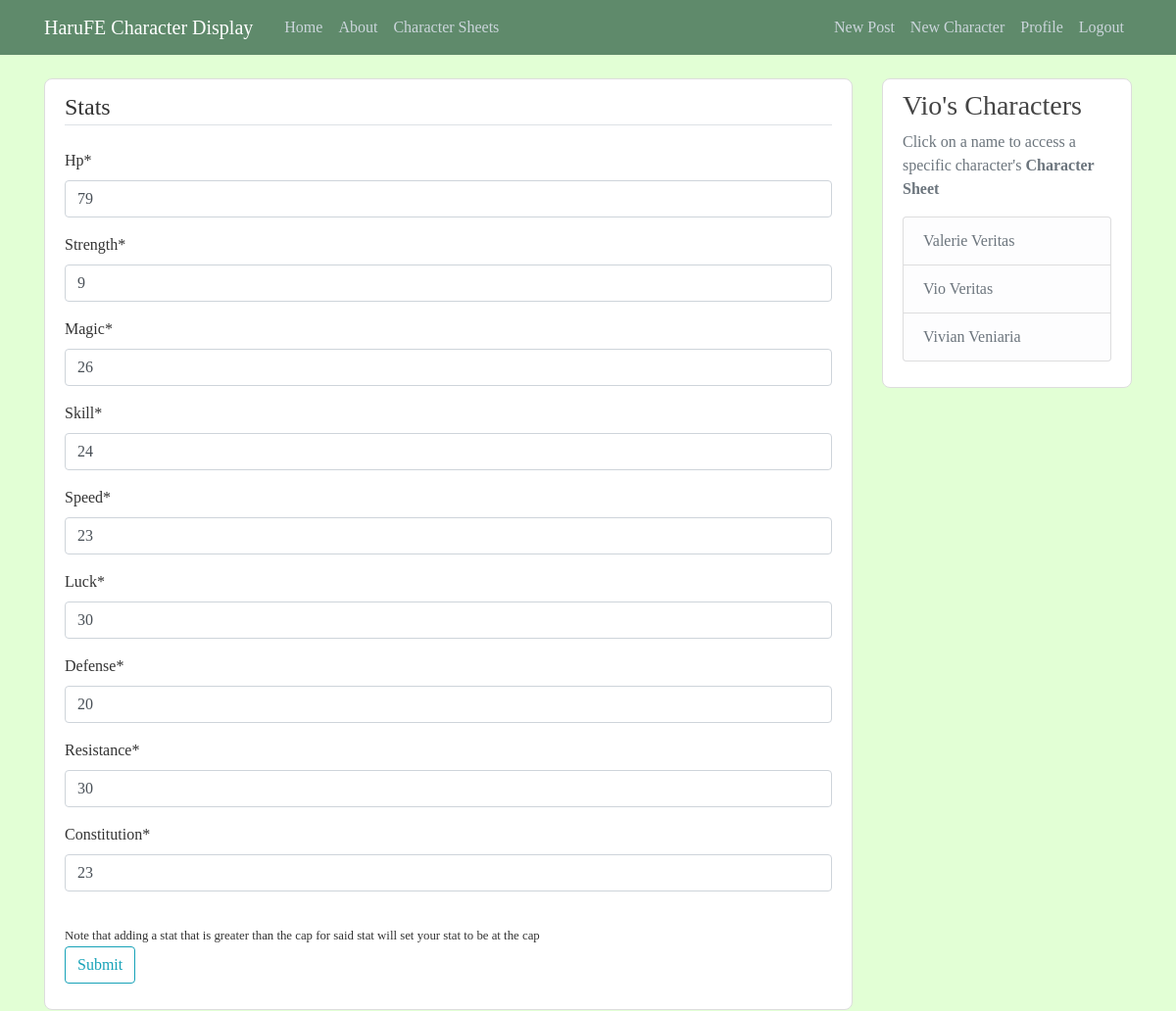
The app's page /charsheet/stat/3/update/ (signed in) with its own data.
### charsheet/models.py (models this page shows, shortened)
class Stat(models.Model):
	hp = models.IntegerField(default = 0)
	strength = models.IntegerField(default = 0)
	magic = models.IntegerField(default = 0)
	skill = models.IntegerField(default = 0)
	speed = models.IntegerField(default = 0)
	luck = models.IntegerField(default = 0)
	defense = models.IntegerField(default = 0)
	resistance = models.IntegerField(default = 0)
	constitution = models.IntegerField(default = 0)
	owner = models.OneToOneField(CharacterSheet, related_name='stat_set', on_delete=models.CASCADE)

class CharacterSheet(models.Model):
	STATS = [
		('HP', 'HP'),
        ('STR', 'STRENGTH'),
        ('MAG', 'MAGIC'),
        ('SKL', 'SKILL'),
        ('SPD', 'SPEED'),
        ('LCK', 'LUCK'),
        ('DEF', 'DEFENSE'),
        ('RES', 'RESISTANCE'),
        ('CON', 'CONSTITUTION'),
	]
	AFFINITIES = [
		('FI', 'FIRE'),
    	('WA', 'WATER'),
    	('EA', 'EARTH'),
    	('WI', 'WIND'),
    	('TH', 'THUNDER'),
    	('IC', 'ICE'),
    	('LI', 'LIGHT'),
    	('DA', 'DARK'),
    	('VO', 'VOID'),
    ]
	name = models.CharField(max_length = 32)
	level = models.IntegerField()
	origin = models.CharField(max_length = 32)
	affinity = models.CharField(max_length=2, choices=AFFINITIES)
	boon = models.CharField(max_length=3, choices=STATS)
	bane = models.CharField(max_length=3, choices=STATS)
	date_created = models.DateField(default=timezone.now)
	role = models.ForeignKey(Role, on_delete=models.CASCADE)
	user = models.ForeignKey(User, related_name="User", null=True, on_delete=models.CASCADE)

### charsheet/views.py (the view, shortened to what this page needs)
# urls.py: path('stat/<int:pk>/update/', StatUpdateView.as_view(), name='stat-update'),
class StatUpdateView(LoginRequiredMixin, UserPassesTestMixin, UpdateView):
	model = Stat
	fields = ['hp', 'strength', 'magic', 'skill', 'speed', 'luck', 'defense', 'resistance', 'constitution']
	def test_func(self):
		stat = self.get_object()
		return self.request.user == stat.owner.user

### blog/context_processors.py (called while the page is built)
def message_processor(request):
	return {
		'character_sheets': CharSheetModel.objects.all().order_by('name')
	}

### charsheet/templates/charsheet/stat_form.html (shortened to what this page needs)
{% extends "blog/base.html" %}
{% load crispy_forms_tags %}
{% block content %}
	<div class="content-section NULL">
		<form method="POST">
			<fieldset class="form-group">
				<legend class="border-bottom mb-4">Stats</legend>
				{{ form|crispy }}
			</fieldset>
			<small>Note that adding a stat that is greater than the cap for said stat will set your stat to be at the cap</small>
			<div class="form-group">
				<button class="btn btn-outline-info" type="submit">Submit</button>
			</div>
		</form>
	</div>
{% endblock content %}

### blog/templates/blog/base.html (shortened to what this page needs)
{% load static %}
<!DOCTYPE html>
<html>
<head>
    <link rel="stylesheet" href="https://maxcdn.bootstrapcdn.com/bootstrap/4.0.0/css/bootstrap.min.css">
    <link rel="stylesheet" type="text/css" href="{% static 'blog/style/main.css' %}">
</head>
<body>
	<header class="site-header">
  		<nav class="navbar navbar-expand-md navbar-dark bg-steel fixed-top">
    		<div class="container">
      			<a class="navbar-brand mr-4" href="{% url 'blog-home' %}">HaruFE Character Display</a>
      			<div class="collapse navbar-collapse" id="navbarToggle">
        			<div class="navbar-nav mr-auto">
          				<a class="nav-item nav-link" href="{% url 'blog-home' %}">Home</a>
          				<a class="nav-item nav-link" href="{% url 'blog-about' %}">About</a>
          				<a class="nav-item nav-link" href="{% url 'character-sheet' %}">Character Sheets</a>
        			</div>
			        <div class="navbar-nav">
			        	{% if user.is_authenticated %}
			        		<a class="nav-item nav-link" href="{% url 'post-create' %}">New Post</a>
			        		<a class="nav-item nav-link" href="{% url 'character-sheet-create' %}">New Character</a>
			        		<a class="nav-item nav-link" href="{% url 'profile' %}">Profile</a>
			        		<a class="nav-item nav-link" href="{% url 'logout' %}">Logout</a>
			        	{% else %}
			        		<a class="nav-item nav-link" href="{% url 'login' %}">Login</a>
			          		<a class="nav-item nav-link" href="{% url 'register' %}">Register</a>
			        	{% endif %}
        			</div>
      			</div>
    		</div>
  		</nav>
	</header>
	<main role="main" class="container">
		<div class="row">
			<div class="col-md-9">
				{% block content %}{% endblock %}
			</div>
			<div class="col-md-3">
				<div class="content-section NULL">
					<h3>Vio's Characters</h3>
					<p class='text-muted'>Click on a name to access a specific character's <strong>Character Sheet</strong>
						<ul class="list-group">
							{% for character in character_sheets %}
								<li class="list-group-item list-group-item-light"><a class="sidebar_link" href="{% url 'character-sheet-detail' character.id %}">{{ character.name }}</a></li>
							{% endfor %}
						</ul>
					</p>
				</div>
			</div>
		</div>
	</main>
</body>
</html>

### blog/static/blog/style/main.css (style rules this page uses)
body { background: #E2FFD5; color: #333333; margin-top: 5rem; font-family: "Garamond", Georgia, serif; }
h1, h2, h3, h4, h5, h6 { color: #444444; }
ul { margin: 0; }
.bg-steel { background-color: #5F8A6B; }
.site-header .navbar-nav .nav-link { color: #cbd5db; }
.content-section { padding: 10px 20px; border: 1px solid #dddddd; border-radius: 8px; margin-bottom: 20px; }
.sidebar_link { color: #6C757D; }
.NULL { background: #FFFFFF; }

### records on screen
Stat: hp "79", strength "9", magic "26", skill "24", speed "23", luck "30", defense "20", resistance "30", constitution "23"
CharacterSheet: name "Valerie Veritas"
CharacterSheet: name "Vio Veritas"
CharacterSheet: name "Vivian Veniaria"
